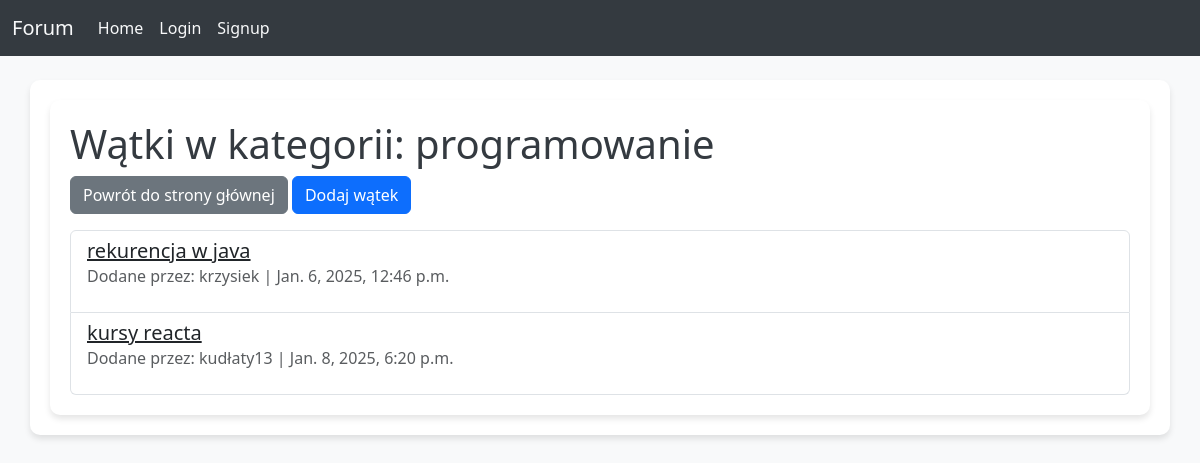
Page /category/1/ on the committed database.
### forum/models.py (models this page shows, shortened)
class Category(models.Model):
    name = models.CharField(max_length=100)

class Thread(models.Model):
    title = models.CharField(max_length=200)
    content = models.TextField()
    category = models.ForeignKey(Category, on_delete=models.CASCADE)
    author = models.ForeignKey(User, on_delete=models.CASCADE)
    created_at = models.DateTimeField(auto_now_add=True)

### forum/views.py (the view)
# urls.py: path('category/<int:category_id>/', views.category_threads, name='category_threads'),
def category_threads(request, category_id):
    category = get_object_or_404(Category, id=category_id)
    threads = Thread.objects.filter(category=category)
    return render(request, 'forum/category_threads.html', {
        'category': category,
        'threads': threads,
    })

### forum/templates/forum/category_threads.html
{% extends 'forum/base.html' %}
{% block content %}
    <div class="container">
        <h1>Wątki w kategorii: {{ category.name }}</h1>
        <div class="mb-3">
            <a href="{% url 'home' %}" class="btn btn-secondary">Powrót do strony głównej</a>
            <a href="{% url 'create_thread' %}" class="btn btn-primary">Dodaj wątek</a>
        </div>
        <ul class="list-group">
            {% for thread in threads %}
                <li class="list-group-item">
                    <a href="{% url 'thread_detail' thread.id %}" class="h5">{{ thread.title }}</a>
                    <p class="text-muted">Dodane przez: {{ thread.author.username }} | {{ thread.created_at }}</p>
                </li>
            {% empty %}
                <p>Brak wątków w tej kategorii.</p>
            {% endfor %}
        </ul>
    </div>
{% endblock %}

### forum/static/css/styles.css (style rules this page uses)
body { background-color: #f8f9fa; color: #343a40; }
.container { background-color: white; padding: 20px; border-radius: 10px; box-shadow: 0 4px 6px rgba(0, 0, 0, 0.1); }

### rows in the picture
Category: name "programowanie"
Thread: title "rekurencja w java", author.username "krzysiek", created_at "Jan. 6, 2025, 12:46 p.m."
Thread: title "kursy reacta", author.username "kudłaty13", created_at "Jan. 8, 2025, 6:20 p.m."
